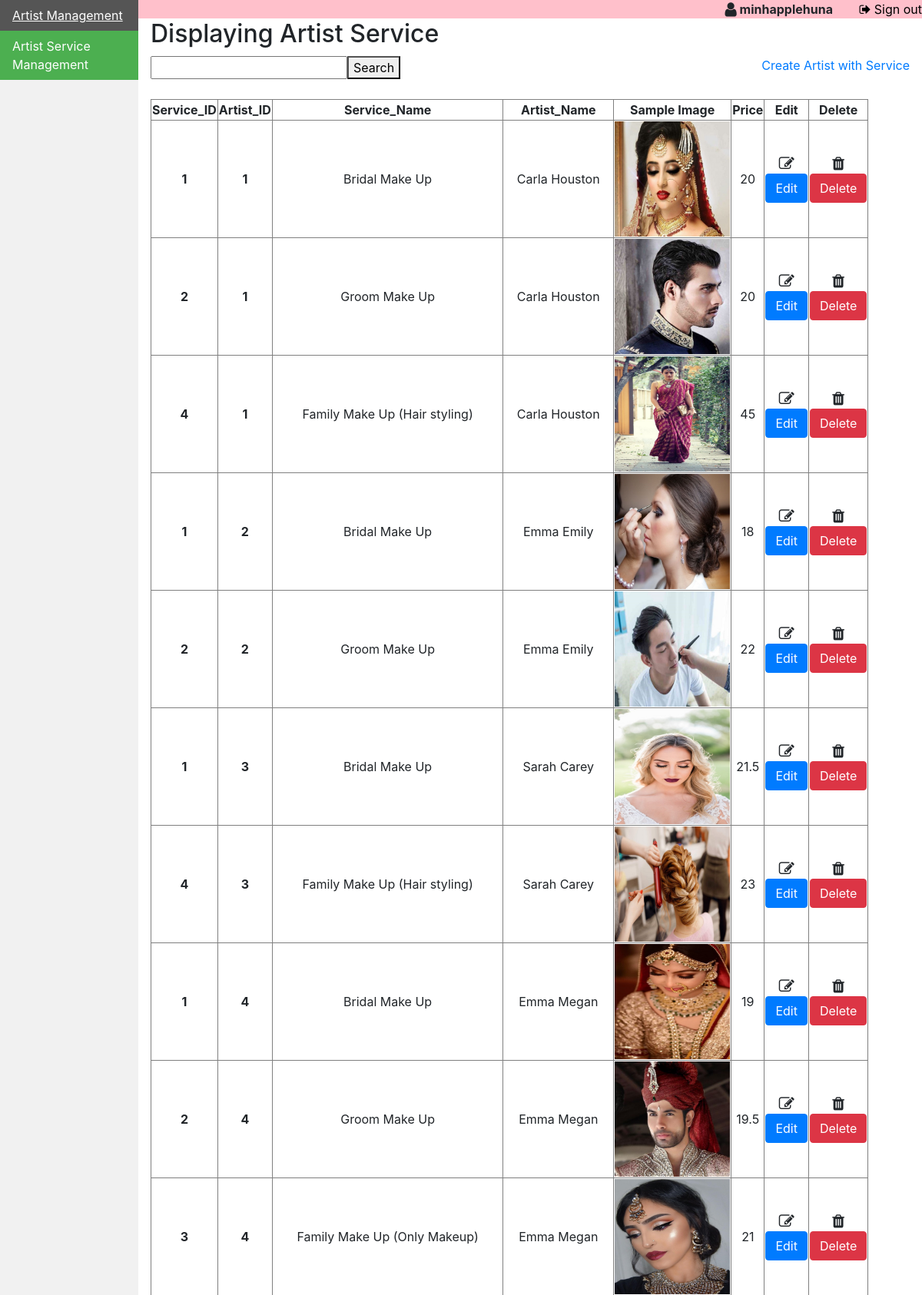
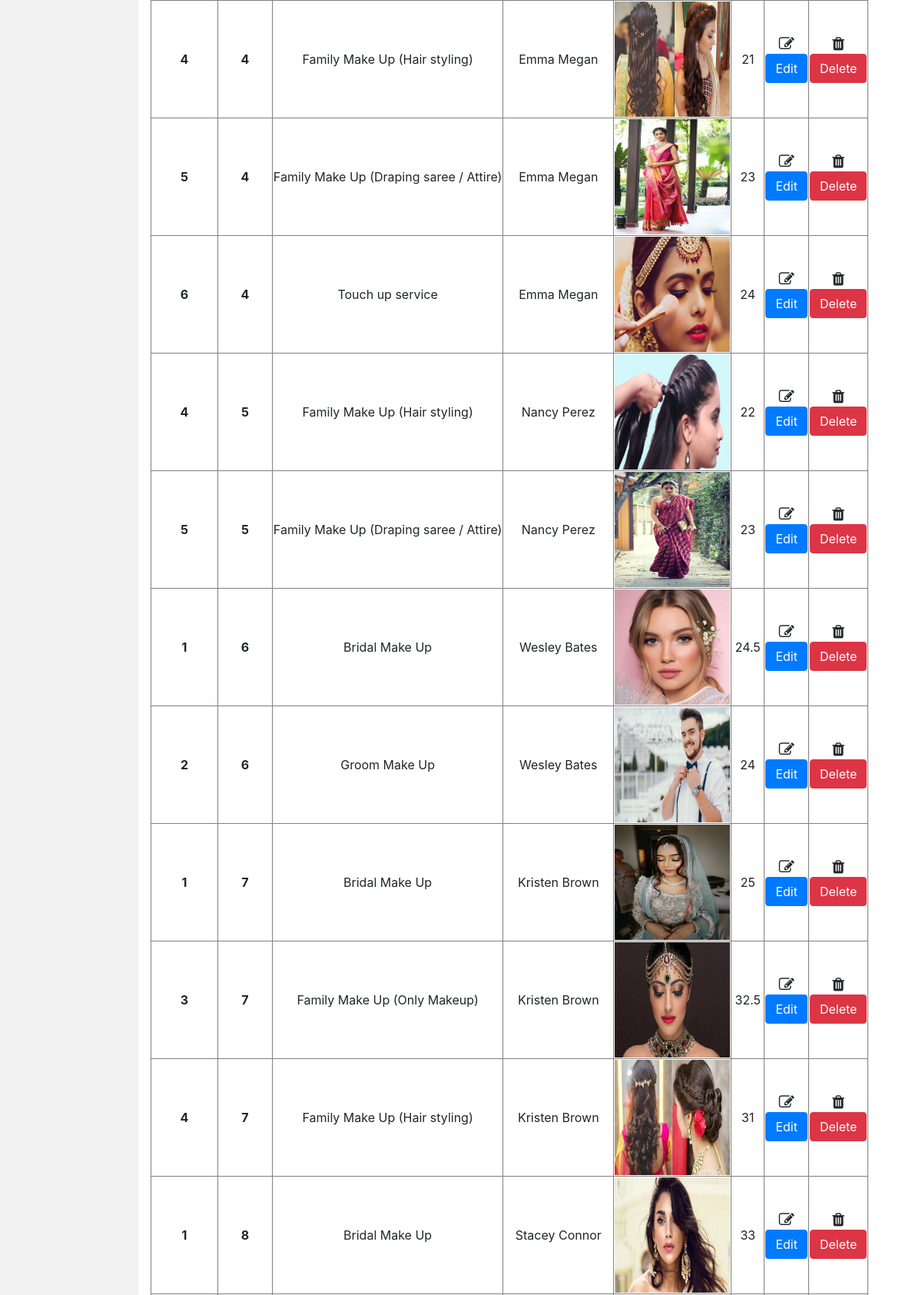
/Artist-Service-Management.php (signed in, upper part), run on the app's committed database (2 pictures, top to bottom).
### tables this page shows
CREATE TABLE `artist_service` (
  `Service_ID` int(11) NOT NULL,
  `Artist_ID` int(11) NOT NULL,
  `img_sample_path` varchar(255) NOT NULL,
  `Price` float NOT NULL
);

CREATE TABLE `service` (
  `ID` int(11) NOT NULL,
  `Name` varchar(50) NOT NULL
);

CREATE TABLE `artist_information` (
  `ID` int(11) NOT NULL,
  `Name` varchar(30) NOT NULL,
  `Address` varchar(30) NOT NULL,
  `Birthday` date NOT NULL,
  `img_path` varchar(255) NOT NULL,
  `Biography` text DEFAULT NULL,
  `Achievements` text DEFAULT NULL,
  `Certifications` text DEFAULT NULL,
  `Demo` varchar(60) NOT NULL,
  `Demo_charge` float NOT NULL
);

### lib_db.php (called while the page is built, shortened)
<?php
global $link;
function select_list($sql){
	return exec_select($sql);
}
function exec_select($sql){
	global $link;
	$ret = isset($ret) ? $ret : array();
	$res = $link->query($sql);
	$err = mysqli_error($link);
	if ($res ){
		while( $row = $res->fetch_array(MYSQLI_ASSOC) )
		{
			$ret[]= $row ;
		}
	}
	return $ret;
}

### Artist-Service-Management.php (the view, shortened to what this page needs)
<?php
    include("lib_db.php");
    $sql = "select A.* , B.Name as Artist_Name , C.Name as Service_Name from artist_service A join artist_information B on A.Artist_ID = B.ID join service C on A.Service_ID = C.ID";
    $datas = select_list($sql);
?>
<!DOCTYPE html>
<html lang="en">
<head>
  <link rel="stylesheet" type="text/css" href="AdminSystem.css">
  <link rel="stylesheet" href="https://cdnjs.cloudflare.com/ajax/libs/font-awesome/4.7.0/css/font-awesome.min.css">
  <link rel="stylesheet" href="https://maxcdn.bootstrapcdn.com/bootstrap/4.5.0/css/bootstrap.min.css">
</head>
<body>
    <div style="background-color:pink;" class="text-right">
    <?php
       if (isset($_SESSION['username'])){
        echo "<b style='margin-right:30px';><i class='fa fa-user fa-lg' aria-hidden='true'></i>
        ".$_SESSION['username']."</b> <a href='Logout.php' style='color:black;text-decoration:none;' >
        <i class='fa fa-sign-out' aria-hidden='true'></i>
        Sign out</a><br/>";
       }
    ?>
    </div>
<ul>
  <li><a href="AdminSystem.php">Artist Management</a></li>
  <li><a href="#" class="active">Artist Service Management</a></li>
</ul>
<div id="artist">
  <h2 style="margin-left:15%;padding:1px 16px;">
      Displaying Artist Service
  </h2>
  <div style="display:flex;justify-content: space-between;">
    <form action="" method="post"style="margin-left:15%;padding:1px 16px;">
      <input type ="text" name="search"><button type="submit" name="submit_search">Search</button>
    </form>
    <a style="margin-left:15%;padding:1px 16px;" href="create_or_edit_information.php?Table=artist_service">Create Artist with Service</a>
  </div>
  <div class="mt-4" style="margin-left:15%;padding:1px 16px;">
  <table border='1' style="font-size:100%;">
      <tr>
          <th>Service_ID</th>
          <th>Artist_ID</th>
          <th>Service_Name</th>
          <th>Artist_Name</th>
          <th>Sample Image</th>
          <th>Price</th>
          <th>Edit</th>
          <th>Delete</th>
      </tr>
      <?php foreach($datas as $data){ ?>
      <tr>
          <td style="width:30px; font-weight:bold;"><?php echo $data["Service_ID"];?></td>
          <td style="width:30px; font-weight:bold;"><?php echo $data["Artist_ID"];?></td>
          <td><?php echo $data["Service_Name"];?></td>
          <td><?php echo $data["Artist_Name"];?></td>
          <td><image src="<?php echo $data["img_sample_path"];?>" width="150"></td>
          <td><?php echo $data["Price"];?></td>
          <td style="width:50px;"><i class="fa fa-pencil-square-o" style="font-size:20px;" aria-hidden="true"></i>
          <a href="create_or_edit_information.php?Artist_ID=<?php echo $data['Artist_ID'];?>&Service_ID=<?php echo $data['Service_ID'];?>&Table=artist_service">
            <button class="btn btn-primary">Edit</button>
          </a>
         </td>
         <td style="width:50px;"><i class="fa fa-trash"style="font-size:20px;" aria-hidden="true"></i>
          <button type="button" class="btn btn-danger delete"  data-toggle="modal" data-target="#delete-modal">Delete</button></td>
      </tr>
      <?php } ?>
  </div>
</div>
</body>
</html>

### AdminSystem.css (style rules this page uses)
body { margin: 0; }
ul { list-style-type: none; top:0; margin: 0; padding: 0; width: 15%; background-color: #f1f1f1; position: fixed; height: 100%; overflow: auto; }
li a { display: block; color: #000; padding: 8px 16px; text-decoration: none; }
li a.active { background-color: #4CAF50; color: white; }
table { font-size:80%; text-align:center!important; }

### data on the page
artist_service: Service_ID "1", Artist_ID "1", Service_ID.Name "Bridal Make Up", Artist_ID.Name "Carla Houston", img_sample_path (picture), Price "20"
artist_service: Service_ID "2", Artist_ID "1", Service_ID.Name "Groom Make Up", Artist_ID.Name "Carla Houston", img_sample_path (picture), Price "20"
artist_service: Service_ID "4", Artist_ID "1", Service_ID.Name "Family Make Up (Hair styling)", Artist_ID.Name "Carla Houston", img_sample_path (picture), Price "45"
artist_service: Service_ID "1", Artist_ID "2", Service_ID.Name "Bridal Make Up", Artist_ID.Name "Emma Emily", img_sample_path (picture), Price "18"
artist_service: Service_ID "2", Artist_ID "2", Service_ID.Name "Groom Make Up", Artist_ID.Name "Emma Emily", img_sample_path (picture), Price "22"
artist_service: Service_ID "1", Artist_ID "3", Service_ID.Name "Bridal Make Up", Artist_ID.Name "Sarah Carey", img_sample_path (picture), Price "21.5"
artist_service: Service_ID "4", Artist_ID "3", Service_ID.Name "Family Make Up (Hair styling)", Artist_ID.Name "Sarah Carey", img_sample_path (picture), Price "23"
artist_service: Service_ID "1", Artist_ID "4", Service_ID.Name "Bridal Make Up", Artist_ID.Name "Emma Megan", img_sample_path (picture), Price "19"
artist_service: Service_ID "2", Artist_ID "4", Service_ID.Name "Groom Make Up", Artist_ID.Name "Emma Megan", img_sample_path (picture), Price "19.5"
artist_service: Service_ID "3", Artist_ID "4", Service_ID.Name "Family Make Up (Only Makeup)", Artist_ID.Name "Emma Megan", img_sample_path (picture), Price "21"
artist_service: Service_ID "4", Artist_ID "4", Service_ID.Name "Family Make Up (Hair styling)", Artist_ID.Name "Emma Megan", img_sample_path (picture), Price "21"
artist_service: Service_ID "5", Artist_ID "4", Service_ID.Name "Family Make Up (Draping saree / Attire)", Artist_ID.Name "Emma Megan", img_sample_path (picture), Price "23"
artist_service: Service_ID "6", Artist_ID "4", Service_ID.Name "Touch up service", Artist_ID.Name "Emma Megan", img_sample_path (picture), Price "24"
artist_service: Service_ID "4", Artist_ID "5", Service_ID.Name "Family Make Up (Hair styling)", Artist_ID.Name "Nancy Perez", img_sample_path (placeholder picture), Price "22"
artist_service: Service_ID "5", Artist_ID "5", Service_ID.Name "Family Make Up (Draping saree / Attire)", Artist_ID.Name "Nancy Perez", img_sample_path (picture), Price "23"
artist_service: Service_ID "1", Artist_ID "6", Service_ID.Name "Bridal Make Up", Artist_ID.Name "Wesley Bates", img_sample_path (picture), Price "24.5"
artist_service: Service_ID "2", Artist_ID "6", Service_ID.Name "Groom Make Up", Artist_ID.Name "Wesley Bates", img_sample_path (picture), Price "24"
artist_service: Service_ID "1", Artist_ID "7", Service_ID.Name "Bridal Make Up", Artist_ID.Name "Kristen Brown", img_sample_path (picture), Price "25"
artist_service: Service_ID "3", Artist_ID "7", Service_ID.Name "Family Make Up (Only Makeup)", Artist_ID.Name "Kristen Brown", img_sample_path (picture), Price "32.5"
artist_service: Service_ID "4", Artist_ID "7", Service_ID.Name "Family Make Up (Hair styling)", Artist_ID.Name "Kristen Brown", img_sample_path (picture), Price "31"
artist_service: Service_ID "1", Artist_ID "8", Service_ID.Name "Bridal Make Up", Artist_ID.Name "Stacey Connor", img_sample_path (picture), Price "33"

### other printed values
$_SESSION['username'] "minhapplehuna"
